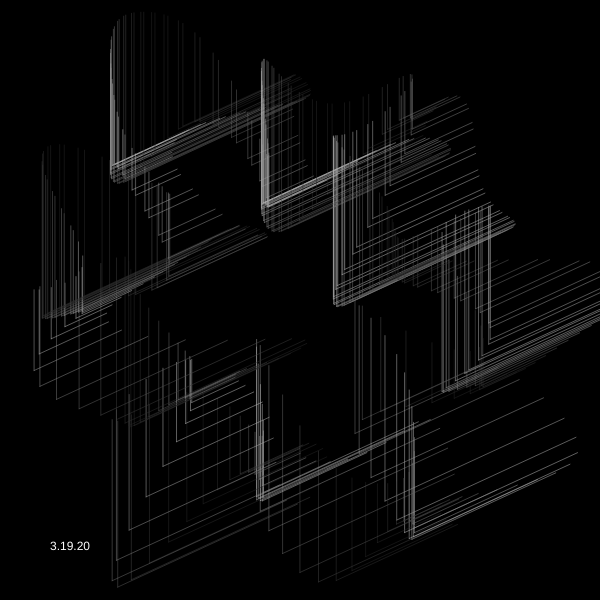
Frame 1 (no input)
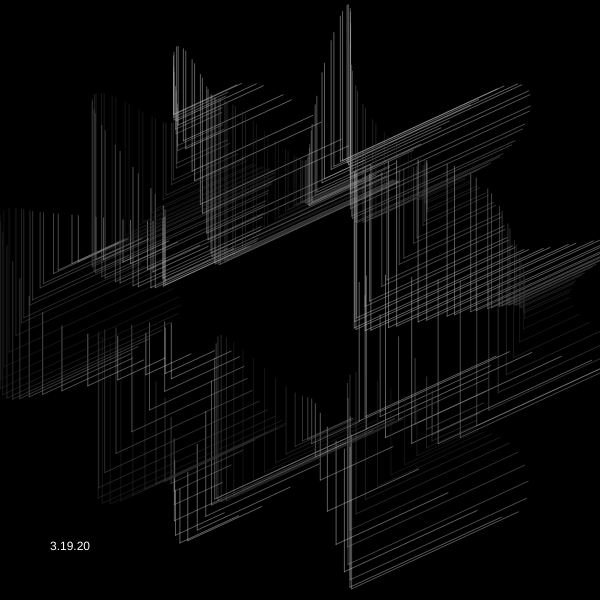
Frame 60 (no input)
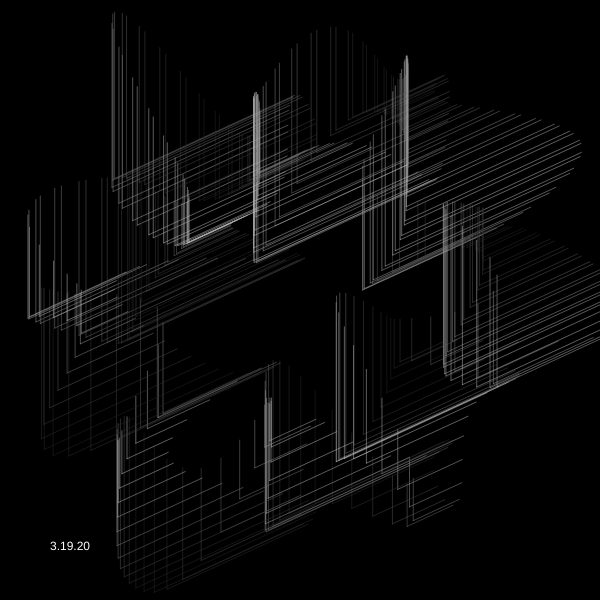
Frame 120 (the mouse pressed at the canvas centre since frame 60)

The p5.js sketch that drew these frames (run headless with seeded random() and noise() and a simulated clock; from frame 60 on, the mouse is pressed at the canvas centre):

// p5.js sketch
// ── sketch.js
// fork and port of MiniPear's Waltz of the Circles -- http://openprocessing.org/sketch/748916
// by MiniPear -- https://www.openprocessing.org/user/144707
// based on: https://observablehq.com/@rreusser/instanced-webgl-circles

const MAX_CIRCLE_CNT = 800;
const MIN_CIRCLE_CNT = 1;
const MAX_VERTEX_CNT = 20;
const MIN_VERTEX_CNT = 3;
var circleCnt, vertexCnt;

function setup() {
	createCanvas(600, 600);
	strokeWeight(2);
	colorMode(HSB);
}

function draw() {
	background(0);
	noStroke();
	fill(0, 0, 360);
	text("3.19.20", 50, height - 50);
	translate(width / 2, height / 2);

	let xoffset = float(abs(100 - width / 2), yoffset = abs(height - height / 2));
	circleCnt = int(map(xoffset, 0, width / 2, MAX_CIRCLE_CNT, MIN_CIRCLE_CNT));
	vertexCnt = int(map(yoffset, 0, height / 2, MAX_VERTEX_CNT, MIN_VERTEX_CNT));

	for (var ci = 0; ci < circleCnt; ci++) {
		let time = float(frameCount)/40;
		let thetaC = float(map(ci, 0, circleCnt, -3, TAU));
		let scale = float(300.0);

		let circleCenter = getCenterByTheta(thetaC, time, scale);
		let circleSize = float(getSizeByTheta(thetaC, time, scale));
		let c = getColorByTheta(thetaC, time);

		stroke(c);
		strokeWeight(0.5);
		fill(c);
		beginShape();
		for (let vi = 1; vi < vertexCnt; vi++) {
			let thetaV = float(map(vi, 0, vertexCnt, 0, TAU));
			let thetaV2 = float(map(vi-1, 0, vertexCnt, 0, TAU));
			let x = float(circleCenter.x + cos(thetaV) * circleSize*1.25);
			let y = float(circleCenter.y + sin(thetaV) * circleSize);
			let x2 = float(circleCenter.x + cos(thetaV2) * circleSize*1.25);
			let y2 = float(circleCenter.y + sin(thetaV2) * circleSize);
			line(x, y, x2, y2)
		}
		endShape(CLOSE);
	}


}



function getCenterByTheta(theta, time, scale) {
	let direction = createVector(cos(theta), sin(theta));
	let distance = float(0.6 + 0.2 * cos(theta * 6.0 + cos(theta * 8.0 + time)));
	let circleCenter = p5.Vector.mult(direction, distance*scale) 
	return circleCenter;
}

function getSizeByTheta(theta, time, scale) {
	let offset = float(0.2 + 0.12 * cos(theta * 9.0 - time * 2.0));
	let circleSize = float(scale * offset);
	return circleSize;
	}

function getColorByTheta(theta, time) {
	let th = float(8.0 * theta + time * 2.0);
	let r = float(0.6 + 0.4 * cos(th)); 
	let g = 0.6 + 0.4 * cos(th - PI / 3);
	let b = 0.6 + 0.4 * cos(th - PI * 2.0 / 3.0); 
	let  alpha = map(circleCnt, MIN_CIRCLE_CNT, MAX_CIRCLE_CNT, 150, 30);
	return color(r * 75);
}
